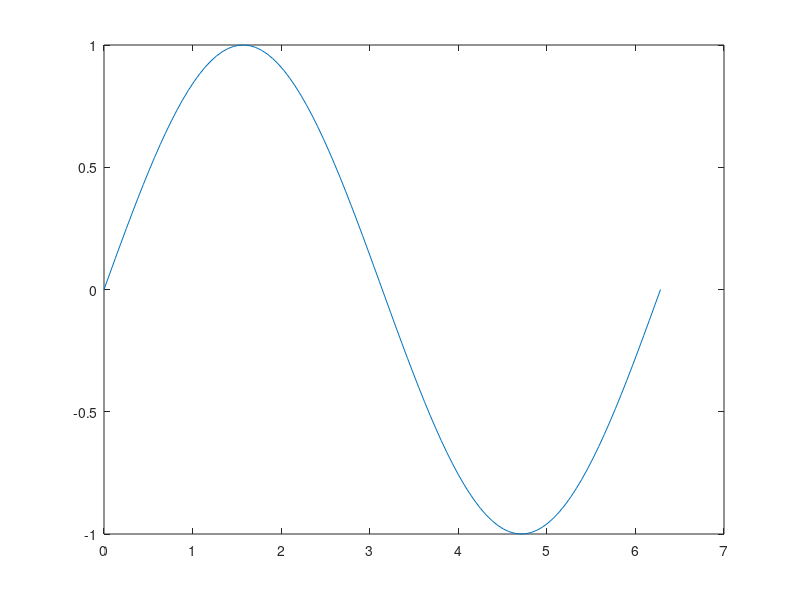
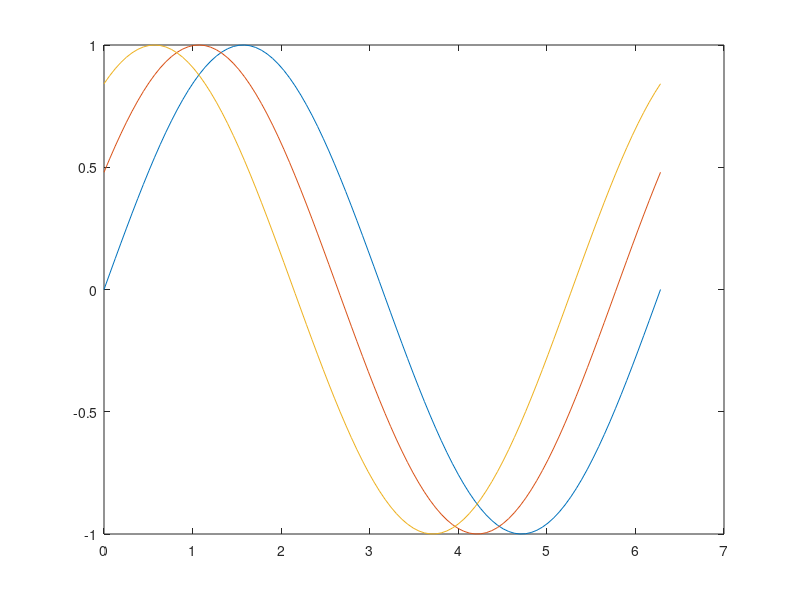
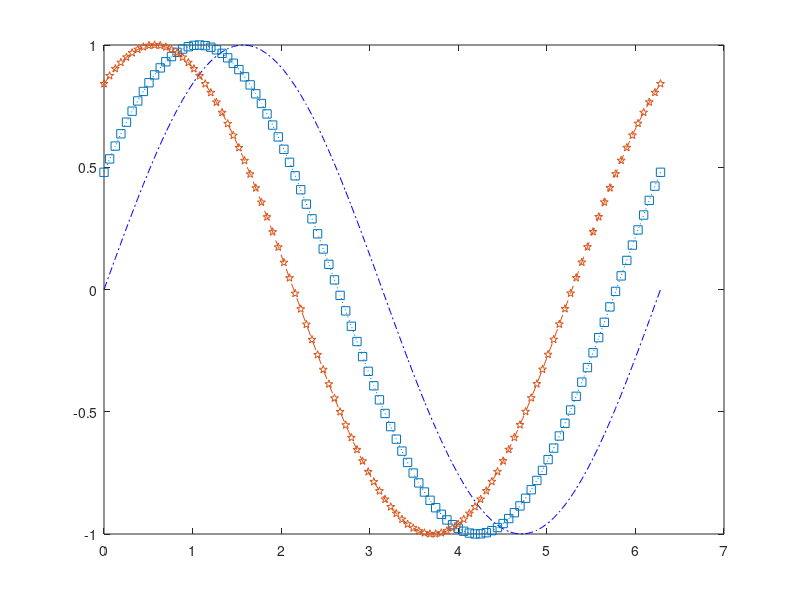
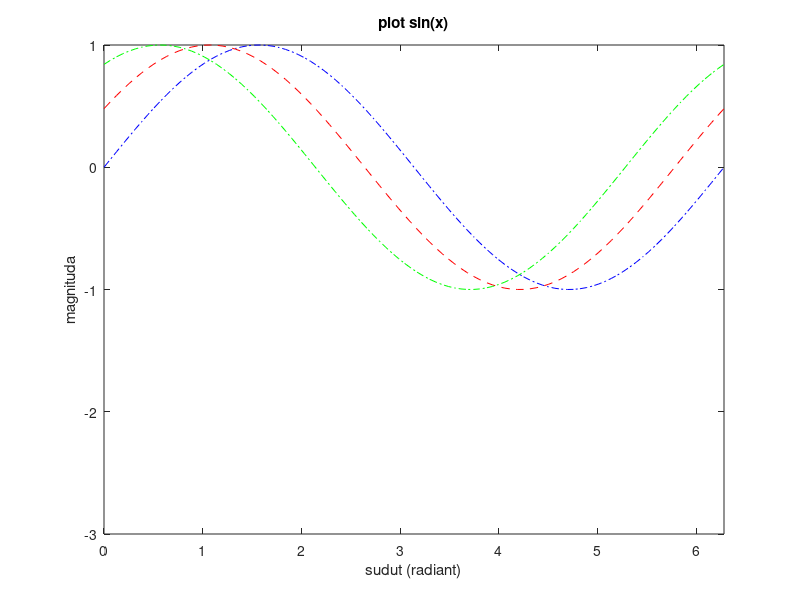

Write MATLAB code to recreate these figures, in order.
clear
clc

x = linspace(0,2*pi,100);
y1 = sin(x);
%y2 = cos(x + 0.5);
y2 = sin(x + 0.5);
y3 = sin(x + 1);

% PLOT SINGLE LINE
figure(1)
plot(x,y1)

% PLOT MULTI LINES
figure(2)
plot(x,y1,x,y2,x,y3)

% PLOT MULTI LINES dgn warna costum
figure(3)
plot(x,y1,'b',x,y2,'r',x,y3,'g')

% PLOT MULTI LINES warna dan tipe garis
figure(3)
plot(x,y1,'b-.',x,y2,'s:',x,y3,'p--')

% PLOT MULTI LINES warna dan tipe garis
figure(4)
plot(x,y1,'b-.',x,y2,'r--',x,y3,'g-.')
axis([0 2*pi -3 1]);
title('plot sin(x)');
xlabel('sudut (radiant)');
ylabel('magnituda');
